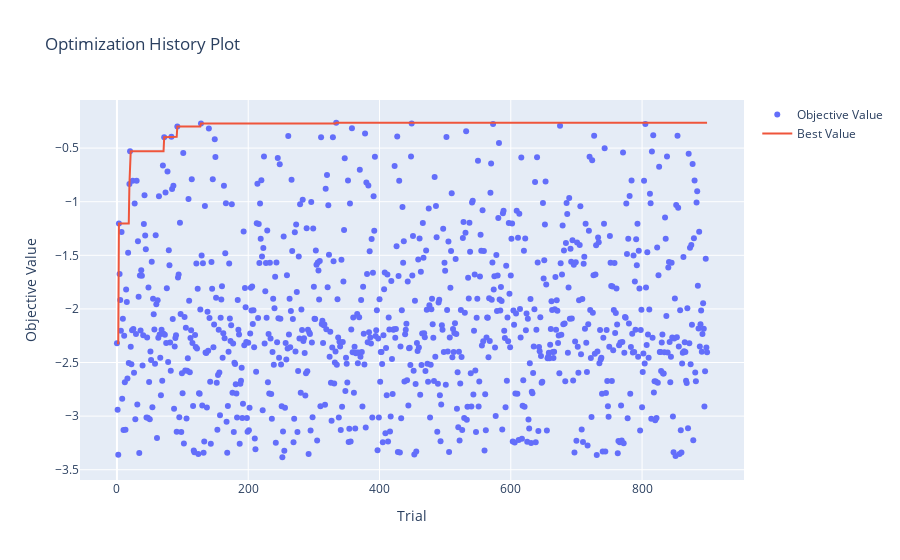

This figure's notebook cell:
### Code cell
optuna.visualization.plot_optimization_history(study)

### Figure 1 — Plotly figure (JSON) as saved in the notebook; plotly's stock layout.template omitted (floating-point values rounded to 4 significant figures; data arrays with more than 128 entries replaced by an {"elided": "..."} marker saying what was removed)
{"data": [{"mode": "markers", "name": "Objective Value", "type": "scatter", "x": {"elided": "900 int values"}, "y": {"elided": "900 float values"}}, {"mode": "lines", "name": "Best Value", "type": "scatter", "x": {"elided": "900 int values"}, "y": {"elided": "900 float values"}}, {"marker": {"color": "#cccccc"}, "mode": "markers", "name": "Infeasible Trial", "showlegend": false, "type": "scatter", "x": [], "y": []}], "layout": {"title": {"text": "Optimization History Plot"}, "xaxis": {"title": {"text": "Trial"}}, "yaxis": {"title": {"text": "Objective Value"}}}}
